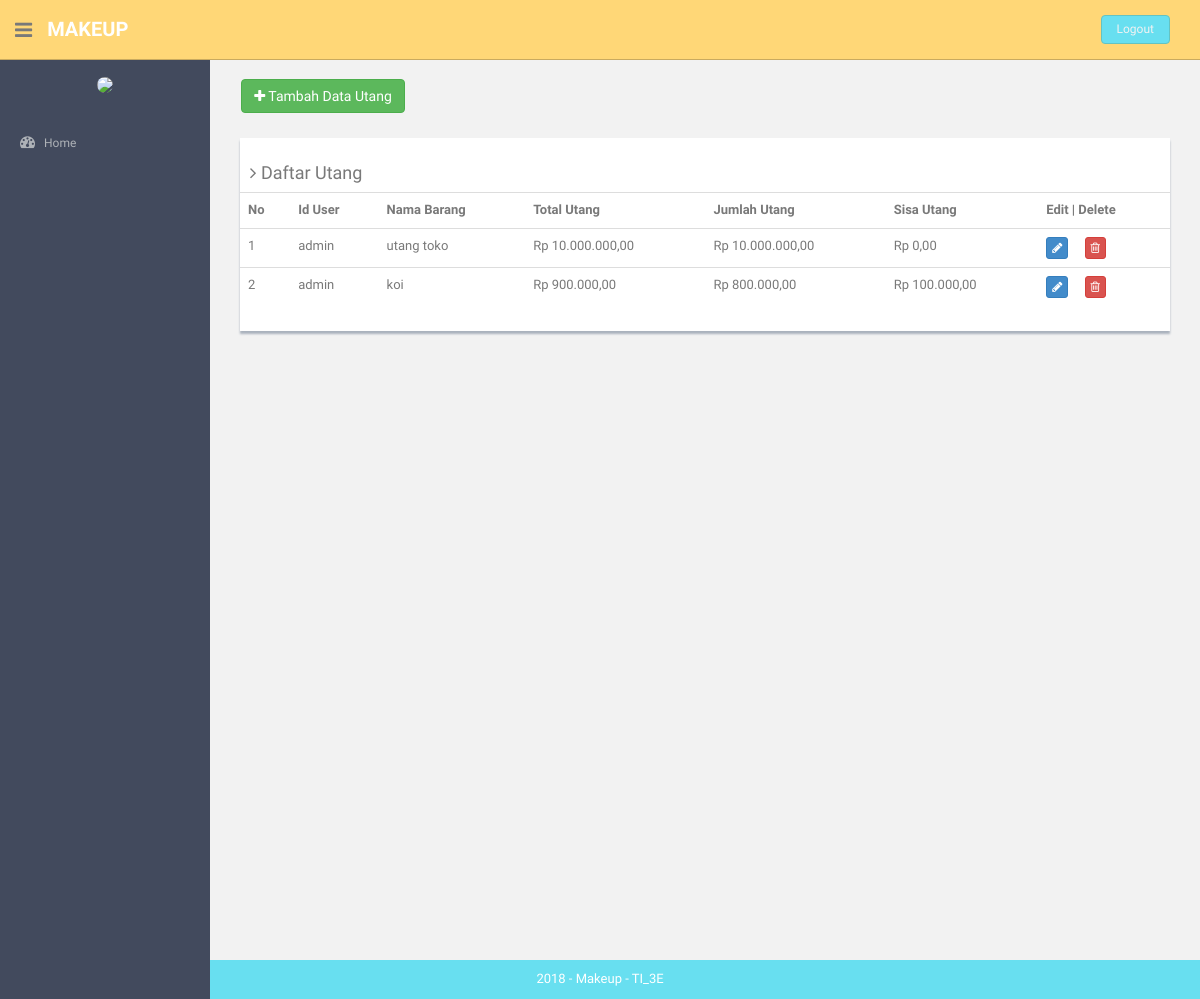
Screenshot of /index.php/utang with the database file from the repository.
### tables this page shows
CREATE TABLE `utang` (
  `id_utang` int(11) NOT NULL,
  `id_user` int(11) NOT NULL,
  `nama_barang` varchar(40) NOT NULL,
  `total_utang` int(11) NOT NULL,
  `jml_utang` int(11) NOT NULL,
  `sisa_utang` int(11) NOT NULL
);

### application/controllers/Utang.php (called while the page is built, shortened)
<?php
class Utang extends CI_Controller {
	public function __construct()
	{
		$this->load->helper('url','form');
		$this->load->library('form_validation');
		$this->load->model('utang_model');
		$this->load->model('user_model');
		$this->load->helper('html');
		$this->load->library('image_lib');
	}
	public function index()
	{
		$object['utang']=$this->utang_model->getDataUtang();
                $object['user']=$this->user_model->getDataUser();
		$cek['status'] = array(
        		'home'=>'',
        		'hrd'=>'',
        		'keuangan'=>'active',
        		'produk'=>'',
        		'pembelian'=>'',
        		'pemasukan'=>'',
                'pemesanan'=>'',
                'pembayaran'=>'',
        		'pengeluaran'=>'',
        		'utang'=>'active',
        		'cash_flow'=>'',
        		'neraca'=>'',
        		'admin'=>'',
        		'gaji'=>'',
        		'golongan'=>'',
        		'absensi'=>'',
        		'user'=>'',
        		'barang'=>'',
        		'supplier'=>'',
        		'kategori'=>'',
        		);
		$this->load->view('component/header',$cek);
		$this->load->view('utang',$object);
		$this->load->view('component/footer');
	}
}

### index.php (called while the page is built, shortened)
<?php
require_once BASEPATH.'core/CodeIgniter.php';

### application/models/Utang_model.php (called while the page is built, shortened)
<?php
class Utang_model extends CI_Model {
	public function getDataUtang()
	{
		$query = $this->db->query("SELECT A.* , B.username from utang as A join admin as B on A.id_user = B.id");
		return $query->result();
	}
}

### application/views/utang.php (the view)
<?php
function rupiah($angka){
  $hasil_rupiah = "Rp " . number_format($angka,2,',','.');
  return $hasil_rupiah;
}
?>
<section id="main-content">
  <section class="wrapper site-min-height">
    <br>&nbsp;&nbsp;&nbsp;&nbsp;
    <a href="<?php echo base_url('index.php/utang/form_utang'); ?>"><button type="button" class="btn btn-success "><i class="fa fa-plus"> </i> Tambah Data Utang</button></a>
    <br>
    <div class="col-md-12 mt">
      <div class="content-panel">
        <table class="table table-hover">
        <h4><i class="fa fa-angle-right"></i> Daftar Utang</h4>
        <tr>
          <th>No</th>
          <th>Id User</th>
          <th>Nama Barang</th>
          <th>Total Utang</th>
          <th>Jumlah Utang</th>
          <th>Sisa Utang</th>
          <th align="center">Edit | Delete</th>
        </tr>
        <?php
        $no = 1;
        foreach($utang as $key){
        ?>
        <tr>
          <td><?php echo $no++ ?></td>
          <td><?php echo $key->username ?></td>
          <td><?php echo $key->nama_barang ?></td>
          <td><?php echo rupiah($key->total_utang) ?></td>
          <td><?php echo rupiah($key->jml_utang) ?></td>
          <td><?php echo rupiah($key->sisa_utang) ?></td>
          <td>
                <a class="btn btn-primary btn-xs" href="<?php echo site_url('utang/update/').$key->id_utang ?>">
                  <i class="fa fa-pencil"></i>
                </a>&nbsp;&nbsp;&nbsp;&nbsp;
                <a class="btn btn-danger btn-xs" href="<?php echo site_url('utang/delete/').$key->id_utang ?>">
                  <i class="fa fa-trash-o"></i>
                </a>
          </td>
        </tr>
        <?php } ?>
      </table>
      </div>
      </div>
    </section>
    </section>

### assets/css/style.css (style rules this page uses)
body { color: #797979; background: #f2f2f2; font-family: 'Ruda', sans-serif; padding: 0px !important; margin: 0px !important; font-size:13px; }
a, a:hover, a:focus { text-decoration: none; outline: none; }
.mt { margin-top: 25px; }
#main-content { margin-left: 210px; }
.wrapper { display: inline-block; margin-top: 60px; padding-left: 15px; padding-right: 15px; padding-bottom: 15px; padding-top: 0px; width: 100%; }
.content-panel { background: #ffffff; box-shadow: 0px 3px 2px #aab2bd; padding-top: 15px; padding-bottom: 5px; }
.content-panel h4 { margin-left: 10px; }
.site-min-height { min-height: 900px; }

### rows the page displays
utang: admin.username "admin", nama_barang "utang toko", total_utang "Rp 10.000.000,00", jml_utang "Rp 10.000.000,00", sisa_utang "Rp 0,00"
utang: admin.username "admin", nama_barang "koi", total_utang "Rp 900.000,00", jml_utang "Rp 800.000,00", sisa_utang "Rp 100.000,00"
